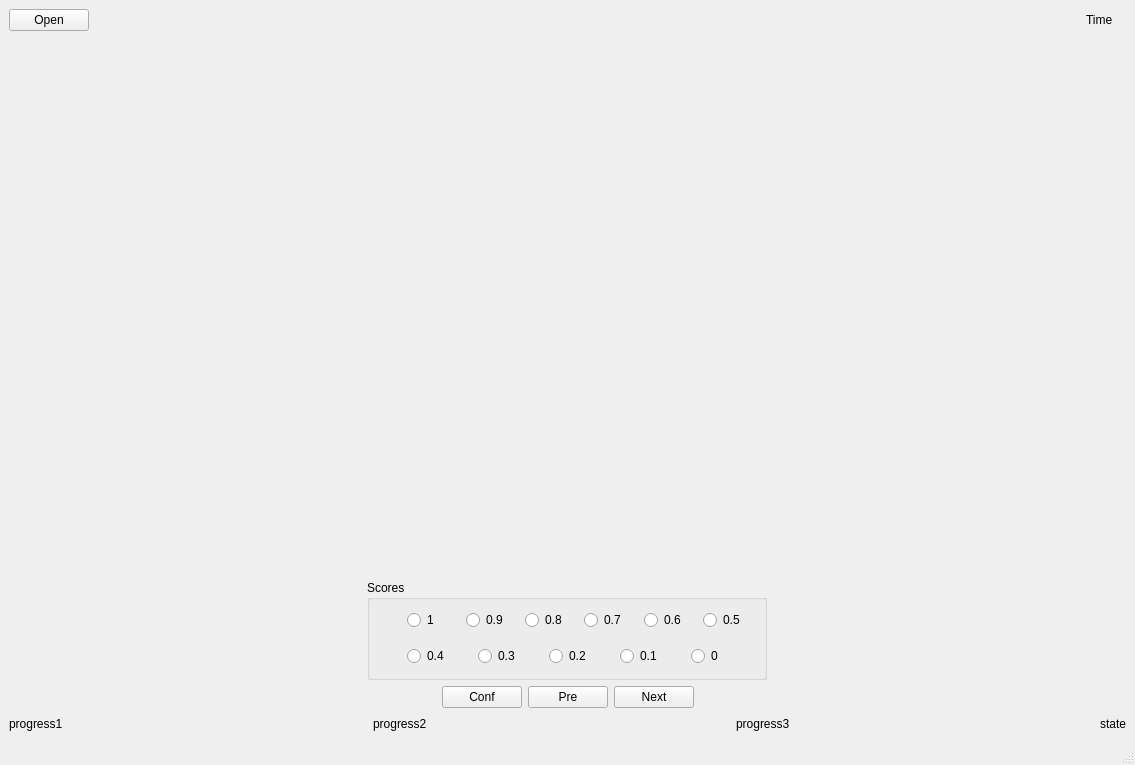
<?xml version="1.0" encoding="UTF-8"?>
<ui version="4.0">
 <class>MainWindow</class>
 <widget class="QMainWindow" name="MainWindow">
  <property name="geometry">
   <rect>
    <x>0</x>
    <y>0</y>
    <width>1135</width>
    <height>765</height>
   </rect>
  </property>
  <property name="windowTitle">
   <string>MainWindow</string>
  </property>
  <widget class="QWidget" name="centralwidget">
   <layout class="QVBoxLayout" name="verticalLayout_2">
    <item>
     <layout class="QHBoxLayout" name="topHL">
      <item>
       <widget class="QPushButton" name="openButton">
        <property name="text">
         <string>Open</string>
        </property>
       </widget>
      </item>
      <item>
       <spacer name="horizontalSpacer_open">
        <property name="orientation">
         <enum>Qt::Horizontal</enum>
        </property>
        <property name="sizeHint" stdset="0">
         <size>
          <width>40</width>
          <height>20</height>
         </size>
        </property>
       </spacer>
      </item>
      <item>
       <widget class="QLabel" name="time_label">
        <property name="sizePolicy">
         <sizepolicy hsizetype="Minimum" vsizetype="Preferred">
          <horstretch>0</horstretch>
          <verstretch>0</verstretch>
         </sizepolicy>
        </property>
        <property name="minimumSize">
         <size>
          <width>40</width>
          <height>0</height>
         </size>
        </property>
        <property name="text">
         <string>Time</string>
        </property>
       </widget>
      </item>
     </layout>
    </item>
    <item>
     <spacer name="verticalSpacer_imgs">
      <property name="orientation">
       <enum>Qt::Vertical</enum>
      </property>
      <property name="sizeHint" stdset="0">
       <size>
        <width>20</width>
        <height>40</height>
       </size>
      </property>
     </spacer>
    </item>
    <item>
     <layout class="QVBoxLayout" name="scoresVL">
      <item>
       <spacer name="verticalSpacer">
        <property name="orientation">
         <enum>Qt::Vertical</enum>
        </property>
        <property name="sizeType">
         <enum>QSizePolicy::Minimum</enum>
        </property>
        <property name="sizeHint" stdset="0">
         <size>
          <width>20</width>
          <height>10</height>
         </size>
        </property>
       </spacer>
      </item>
      <item>
       <layout class="QHBoxLayout" name="scoresHL">
        <item>
         <spacer name="hS4">
          <property name="orientation">
           <enum>Qt::Horizontal</enum>
          </property>
          <property name="sizeType">
           <enum>QSizePolicy::Preferred</enum>
          </property>
          <property name="sizeHint" stdset="0">
           <size>
            <width>40</width>
            <height>20</height>
           </size>
          </property>
         </spacer>
        </item>
        <item>
         <widget class="QGroupBox" name="scores_groupBox">
          <property name="enabled">
           <bool>true</bool>
          </property>
          <property name="sizePolicy">
           <sizepolicy hsizetype="Maximum" vsizetype="Maximum">
            <horstretch>0</horstretch>
            <verstretch>0</verstretch>
           </sizepolicy>
          </property>
          <property name="minimumSize">
           <size>
            <width>400</width>
            <height>100</height>
           </size>
          </property>
          <property name="maximumSize">
           <size>
            <width>400</width>
            <height>100</height>
           </size>
          </property>
          <property name="title">
           <string>Scores</string>
          </property>
          <widget class="QWidget" name="verticalLayoutWidget">
           <property name="geometry">
            <rect>
             <x>40</x>
             <y>20</y>
             <width>349</width>
             <height>78</height>
            </rect>
           </property>
           <layout class="QVBoxLayout" name="radioVL">
            <item>
             <layout class="QHBoxLayout" name="radioHL1">
              <item>
               <widget class="QRadioButton" name="radioButton_1">
                <property name="text">
                 <string>1</string>
                </property>
               </widget>
              </item>
              <item>
               <widget class="QRadioButton" name="radioButton_2">
                <property name="text">
                 <string>0.9</string>
                </property>
               </widget>
              </item>
              <item>
               <widget class="QRadioButton" name="radioButton_3">
                <property name="text">
                 <string>0.8</string>
                </property>
               </widget>
              </item>
              <item>
               <widget class="QRadioButton" name="radioButton_4">
                <property name="text">
                 <string>0.7</string>
                </property>
               </widget>
              </item>
              <item>
               <widget class="QRadioButton" name="radioButton_5">
                <property name="text">
                 <string>0.6</string>
                </property>
               </widget>
              </item>
              <item>
               <widget class="QRadioButton" name="radioButton_6">
                <property name="text">
                 <string>0.5</string>
                </property>
               </widget>
              </item>
             </layout>
            </item>
            <item>
             <layout class="QHBoxLayout" name="radioHL2">
              <item>
               <widget class="QRadioButton" name="radioButton_7">
                <property name="text">
                 <string>0.4</string>
                </property>
               </widget>
              </item>
              <item>
               <widget class="QRadioButton" name="radioButton_8">
                <property name="text">
                 <string>0.3</string>
                </property>
               </widget>
              </item>
              <item>
               <widget class="QRadioButton" name="radioButton_9">
                <property name="text">
                 <string>0.2</string>
                </property>
               </widget>
              </item>
              <item>
               <widget class="QRadioButton" name="radioButton_10">
                <property name="text">
                 <string>0.1</string>
                </property>
               </widget>
              </item>
              <item>
               <widget class="QRadioButton" name="radioButton_11">
                <property name="text">
                 <string>0</string>
                </property>
               </widget>
              </item>
             </layout>
            </item>
           </layout>
          </widget>
         </widget>
        </item>
        <item>
         <spacer name="hS5">
          <property name="orientation">
           <enum>Qt::Horizontal</enum>
          </property>
          <property name="sizeType">
           <enum>QSizePolicy::Preferred</enum>
          </property>
          <property name="sizeHint" stdset="0">
           <size>
            <width>40</width>
            <height>20</height>
           </size>
          </property>
         </spacer>
        </item>
       </layout>
      </item>
     </layout>
    </item>
    <item>
     <layout class="QHBoxLayout" name="bottomHL_2">
      <item>
       <spacer name="hS6">
        <property name="orientation">
         <enum>Qt::Horizontal</enum>
        </property>
        <property name="sizeHint" stdset="0">
         <size>
          <width>40</width>
          <height>20</height>
         </size>
        </property>
       </spacer>
      </item>
      <item>
       <widget class="QPushButton" name="confButton">
        <property name="sizePolicy">
         <sizepolicy hsizetype="Maximum" vsizetype="Fixed">
          <horstretch>0</horstretch>
          <verstretch>0</verstretch>
         </sizepolicy>
        </property>
        <property name="text">
         <string>Conf</string>
        </property>
       </widget>
      </item>
      <item>
       <widget class="QPushButton" name="preButton">
        <property name="sizePolicy">
         <sizepolicy hsizetype="Maximum" vsizetype="Fixed">
          <horstretch>0</horstretch>
          <verstretch>0</verstretch>
         </sizepolicy>
        </property>
        <property name="text">
         <string>Pre</string>
        </property>
       </widget>
      </item>
      <item>
       <widget class="QPushButton" name="nextButton">
        <property name="sizePolicy">
         <sizepolicy hsizetype="Maximum" vsizetype="Fixed">
          <horstretch>0</horstretch>
          <verstretch>0</verstretch>
         </sizepolicy>
        </property>
        <property name="text">
         <string>Next</string>
        </property>
       </widget>
      </item>
      <item>
       <spacer name="hS7">
        <property name="orientation">
         <enum>Qt::Horizontal</enum>
        </property>
        <property name="sizeHint" stdset="0">
         <size>
          <width>40</width>
          <height>20</height>
         </size>
        </property>
       </spacer>
      </item>
     </layout>
    </item>
    <item>
     <layout class="QHBoxLayout" name="bottomHL">
      <item>
       <widget class="QLabel" name="ref_label">
        <property name="sizePolicy">
         <sizepolicy hsizetype="Maximum" vsizetype="Preferred">
          <horstretch>0</horstretch>
          <verstretch>0</verstretch>
         </sizepolicy>
        </property>
        <property name="text">
         <string>progress1</string>
        </property>
       </widget>
      </item>
      <item>
       <spacer name="hS1">
        <property name="orientation">
         <enum>Qt::Horizontal</enum>
        </property>
        <property name="sizeHint" stdset="0">
         <size>
          <width>40</width>
          <height>20</height>
         </size>
        </property>
       </spacer>
      </item>
      <item>
       <widget class="QLabel" name="method_label">
        <property name="text">
         <string>progress2</string>
        </property>
       </widget>
      </item>
      <item>
       <spacer name="hS2">
        <property name="orientation">
         <enum>Qt::Horizontal</enum>
        </property>
        <property name="sizeHint" stdset="0">
         <size>
          <width>40</width>
          <height>20</height>
         </size>
        </property>
       </spacer>
      </item>
      <item>
       <widget class="QLabel" name="ae_label">
        <property name="text">
         <string>progress3</string>
        </property>
       </widget>
      </item>
      <item>
       <spacer name="hS3">
        <property name="orientation">
         <enum>Qt::Horizontal</enum>
        </property>
        <property name="sizeHint" stdset="0">
         <size>
          <width>40</width>
          <height>20</height>
         </size>
        </property>
       </spacer>
      </item>
      <item>
       <widget class="QLabel" name="status_label">
        <property name="text">
         <string>state</string>
        </property>
       </widget>
      </item>
     </layout>
    </item>
   </layout>
  </widget>
  <widget class="QMenuBar" name="menubar">
   <property name="geometry">
    <rect>
     <x>0</x>
     <y>0</y>
     <width>1135</width>
     <height>26</height>
    </rect>
   </property>
  </widget>
  <widget class="QStatusBar" name="statusbar"/>
 </widget>
 <resources/>
 <connections/>
 <slots>
  <slot>openfiles()</slot>
 </slots>
</ui>
